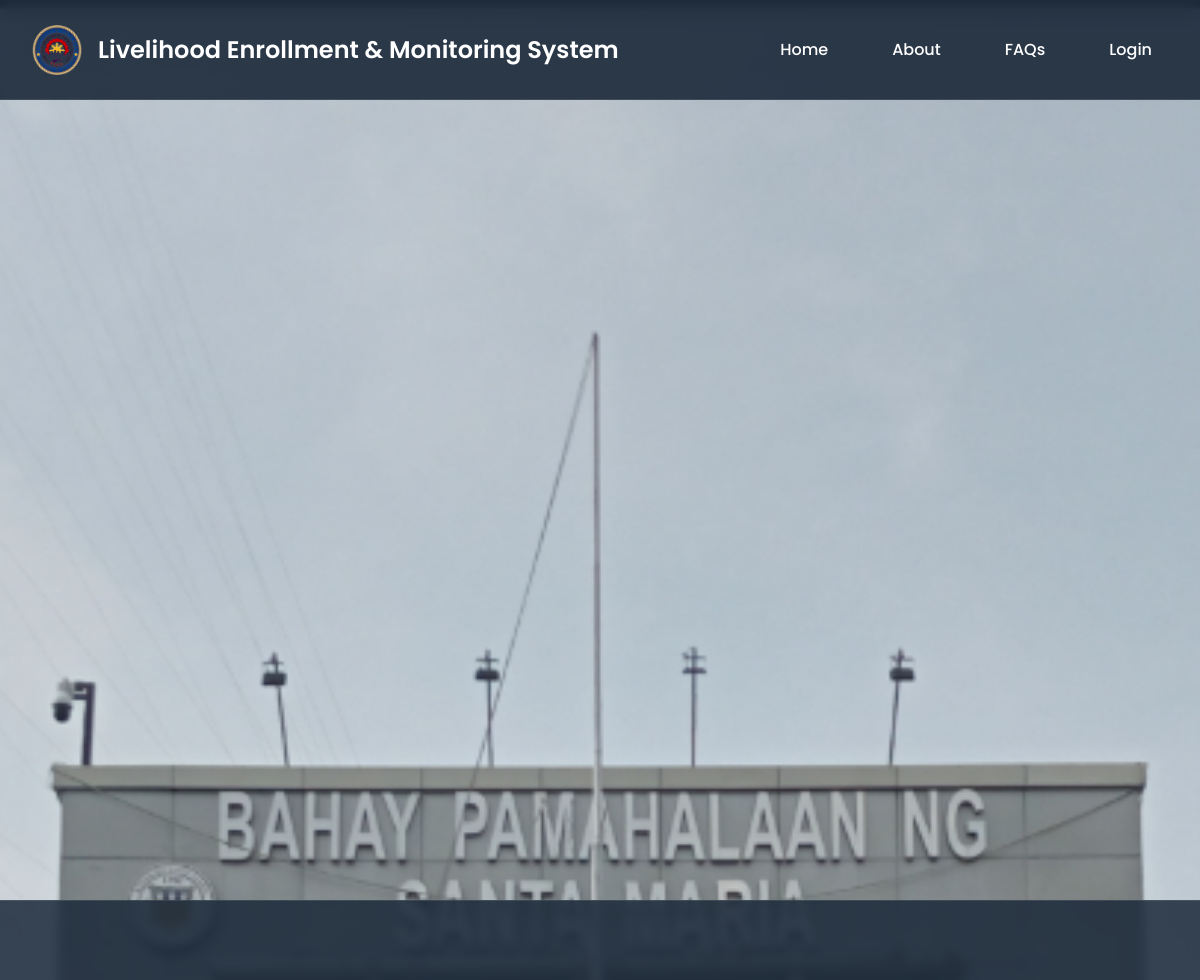
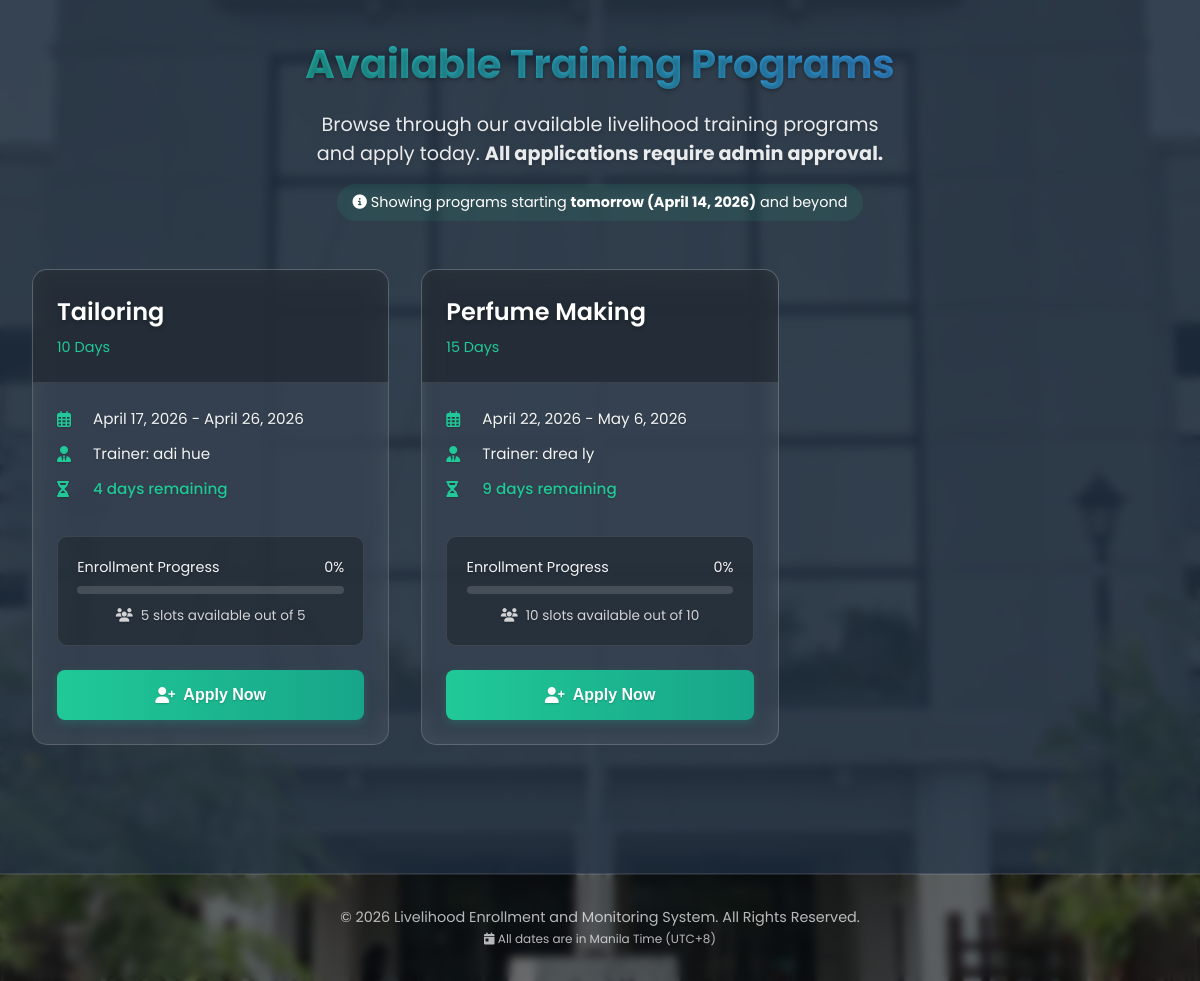
The page / on the database its author committed (2 pictures, top to bottom).
### tables this page shows
CREATE TABLE `programs` (
  `id` int(11) NOT NULL,
  `name` varchar(255) NOT NULL,
  `duration` int(11) NOT NULL DEFAULT 0,
  `durationUnit` varchar(50) NOT NULL DEFAULT 'Days',
  `scheduleStart` date DEFAULT NULL,
  `scheduleEnd` date DEFAULT NULL,
  `trainer_id` int(11) DEFAULT NULL,
  `trainer` varchar(255) DEFAULT NULL,
  `slotsAvailable` int(11) NOT NULL DEFAULT 0,
  `created_at` timestamp NOT NULL DEFAULT current_timestamp(),
  `updated_at` timestamp NOT NULL DEFAULT current_timestamp() ON UPDATE current_timestamp(),
  `other_trainer` text DEFAULT '-',
  `status` enum('active','deactivated') DEFAULT 'active',
  `archived_at` datetime DEFAULT NULL,
  `category_id` int(11) DEFAULT NULL,
  `duration_unit` varchar(50) DEFAULT 'Days',
  `is_archived` tinyint(1) DEFAULT 0,
  `total_slots` int(11) DEFAULT 0,
  `archived` tinyint(1) DEFAULT 0,
  `show_on_index` tinyint(1) DEFAULT 0
);

### index.php (the view, shortened to what this page needs)
<?php
$programs = [];
$conn = null;
try {
    $db_file = __DIR__ . '/db.php';
    if (!file_exists($db_file)) {
        $db_error = "Database file not found: " . $db_file;
    } else {
        if (isset($conn) && $conn) {
            if ($conn->ping()) {
                $tableCheck = $conn->query("SHOW TABLES LIKE 'programs'");
                if ($tableCheck && $tableCheck->num_rows > 0) {
                    $conn->query("SET time_zone = '+08:00'");
                    $cutoff_date = date('Y-m-d', strtotime('tomorrow'));
                    $columnCheck = $conn->query("SHOW COLUMNS FROM programs LIKE 'show_on_index'");
                    if ($columnCheck && $columnCheck->num_rows > 0) {
                        $query = "SELECT id, name, duration, scheduleStart, scheduleEnd,
                                         trainer, total_slots, slotsAvailable,
                                         show_on_index
                                  FROM programs
                                  WHERE show_on_index = 1
                                  AND slotsAvailable > 0
                                  AND DATE(scheduleStart) >= ?
                                  ORDER BY scheduleStart ASC
                                  LIMIT 10";
                    }
                    $stmt = $conn->prepare($query);
                    if ($stmt) {
                        $stmt->bind_param("s", $cutoff_date);
                        $stmt->execute();
                        $result = $stmt->get_result();
                        if ($result && $result->num_rows > 0) {
                            while ($row = $result->fetch_assoc()) {
                                if ($row['total_slots'] > 0) {
                                    $row['enrollment_percentage'] = round((($row['total_slots'] - $row['slotsAvailable']) / $row['total_slots']) * 100, 1);
                                } else {
                                    $row['enrollment_percentage'] = 0;
                                }
                                if (!empty($row['scheduleStart'])) {
                                    $start_date = new DateTime($row['scheduleStart'], new DateTimeZone('UTC'));
                                    $start_date->setTimezone(new DateTimeZone('Asia/Manila'));
                                    $row['formatted_start'] = $start_date->format('F j, Y');
                                } else {
                                    $row['formatted_start'] = 'Not set';
                                }
                                if (!empty($row['scheduleEnd'])) {
                                    $end_date = new DateTime($row['scheduleEnd'], new DateTimeZone('UTC'));
                                    $end_date->setTimezone(new DateTimeZone('Asia/Manila'));
                                    $row['formatted_end'] = $end_date->format('F j, Y');
                                } else {
                                    $row['formatted_end'] = 'Not set';
                                }
                                $now = new DateTime('now', new DateTimeZone('Asia/Manila'));
                                $today_date = $now->format('Y-m-d');
                                $start = new DateTime($row['scheduleStart'], new DateTimeZone('UTC'));
                                $start->setTimezone(new DateTimeZone('Asia/Manila'));
                                $start_date_only = $start->format('Y-m-d');
                                $datetime1 = new DateTime($today_date);
                                $datetime2 = new DateTime($start_date_only);
                                $interval = $datetime1->diff($datetime2);
                                $days_until = $interval->days;
                                if ($start_date_only > $today_date) {
                                    if ($days_until == 1) {
                                        $row['time_until'] = 'Tomorrow';
                                    } else {
                                        $row['time_until'] = $days_until . ' days remaining';
                                    }
                                } elseif ($start_date_only == $today_date) {
                                    $row['time_until'] = 'Today';
                                } else {
                                    $row['time_until'] = 'Started';
                                }
                                if ($row['enrollment_percentage'] >= 90) {
                                    $row['progress_class'] = 'progress-high';
                                } elseif ($row['enrollment_percentage'] >= 75) {
                                    $row['progress_class'] = 'progress-medium';
                                } else {
                                    $row['progress_class'] = 'progress-low';
                                }
                                $programs[] = $row;
                            }
                        } else {
                            $db_error = "No upcoming programs found starting from tomorrow";
                        }
                    } else {
                        $db_error = "Failed to prepare query: " . $conn->error;
                    }
                } else {
                    $db_error = "Programs table does not exist";
                    if ($tableCheck) $tableCheck->close();
                }
            } else {
                $db_error = "Database connection lost";
            }
        } else {
            $db_error = "Database connection failed - no connection object";
        }
    }
} catch (Exception $e) {
    $db_error = "Database error: " . $e->getMessage();
}
?>
<!DOCTYPE html>
<html lang="en">
<head>
    <link rel="stylesheet" href="https://cdnjs.cloudflare.com/ajax/libs/font-awesome/6.4.0/css/all.min.css">
</head>
<body>
    <div class="homepage">
        <div class="top-nav">
            <div class="left-section">
                <img src="/css/logo.png" alt="Logo" class="logo">
                <h1 class="title" title="Livelihood Enrollment & Monitoring System">
                    <span class="desktop-title">Livelihood Enrollment & Monitoring System</span>
                </h1>
            </div>
            <nav class="right-section">
                <a href="index.php" class="nav-link">Home</a>
                <a href="about.php" class="nav-link">About</a>
                <a href="faqs.php" class="nav-link">FAQs</a>
                <a href="login.php" class="nav-link">Login</a>
            </nav>
        </div>
        <div class="full-space-section"></div>
        <section class="programs-section" id="programs">
            <div class="section-header">
                <h2 class="section-title">Available Training Programs</h2>
                <p class="section-subtitle">
                    Browse through our available livelihood training programs and apply today.
                    <strong>All applications require admin approval.</strong>
                </p>
                <div style="margin-top: 1rem; font-size: 0.9rem; background: rgba(32,201,151,0.1); padding: 0.5rem 1rem; border-radius: 50px; display: inline-block;">
                    <i class="fas fa-info-circle"></i> Showing programs starting <strong>tomorrow (<?php echo date('F j, Y', strtotime('tomorrow')); ?>)</strong> and beyond
                </div>
            </div>
            <div class="programs-container">
                <?php if (count($programs) > 0): ?>
                    <div class="programs-grid">
                        <?php foreach ($programs as $program): ?>
                            <div class="program-card"
                                 data-program-id="<?php echo $program['id']; ?>"
                                 data-total-slots="<?php echo $program['total_slots']; ?>"
                                 data-start-date="<?php echo date('Y-m-d', strtotime($program['scheduleStart'])); ?>"
                                 <?php if (!empty($program['background_image_url'])): ?>
                                 style="background: linear-gradient(rgba(28, 42, 58, 0.85), rgba(28, 42, 58, 0.9)), url('<?php echo htmlspecialchars($program['background_image_url']); ?>'); background-size: cover; background-position: center;"
                                 <?php endif; ?>>
                                <div class="program-header">
                                    <h3 class="program-name"><?php echo htmlspecialchars($program['name']); ?></h3>
                                    <div class="program-duration">
                                        <?php echo htmlspecialchars($program['duration']); ?> Days
                                    </div>
                                </div>
                                <div class="program-body">
                                    <div class="program-details">
                                        <div class="program-detail">
                                            <i class="far fa-calendar-alt"></i>
                                            <span><?php echo $program['formatted_start']; ?> - <?php echo $program['formatted_end']; ?></span>
                                        </div>
                                        <div class="program-detail">
                                            <i class="fas fa-user-tie"></i>
                                            <span>Trainer: <?php echo htmlspecialchars($program['trainer']); ?></span>
                                        </div>
                                        <div class="program-detail">
                                            <i class="fas fa-hourglass-half"></i>
                                            <span class="days-remaining <?php echo ($program['time_until'] == 'Tomorrow' || $program['time_until'] == 'Today') ? 'days-tomorrow' : ''; ?>">
                                            </span>
                                        </div>
                                    </div>
                                    <div class="slots-info">
                                        <div class="progress-container">
                                            <div class="progress-label">
                                                <span>Enrollment Progress</span>
                                                <span><?php echo $program['enrollment_percentage']; ?>%</span>
                                            </div>
                                            <div class="progress-bar">
                                            </div>
                                        </div>
                                        <div class="slots-count">
                                            <i class="fas fa-users"></i>
                                            <?php echo $program['slotsAvailable']; ?> slots available out of <?php echo $program['total_slots']; ?>
                                        </div>
                                    </div>
                                    <button class="enroll-btn" onclick="showEnrollModal(<?php echo $program['id']; ?>, '<?php echo addslashes($program['name']); ?>')">
                                        <i class="fas fa-user-plus"></i> Apply Now
                                    </button>
                                </div>
                            </div>
                        <?php endforeach; ?>
                    </div>
                <?php endif; ?>
            </div>
        </section>
        <footer class="footer">
            © <?php echo date('Y'); ?> Livelihood Enrollment and Monitoring System. All Rights Reserved.<br>
            <small><i class="fas fa-calendar-day"></i> All dates are in Manila Time (UTC+8)</small>
        </footer>
    </div>
</body>
</html>

### rows shown on the page
programs: name "Tailoring", duration "10", formatted_start "April 17, 2026", formatted_end "April 26, 2026", trainer "adi hue", enrollment_percentage "0", slotsAvailable "5", total_slots "5"
programs: name "Perfume Making", duration "15", formatted_start "April 22, 2026", formatted_end "May 6, 2026", trainer "drea ly", enrollment_percentage "0", slotsAvailable "10", total_slots "10"
